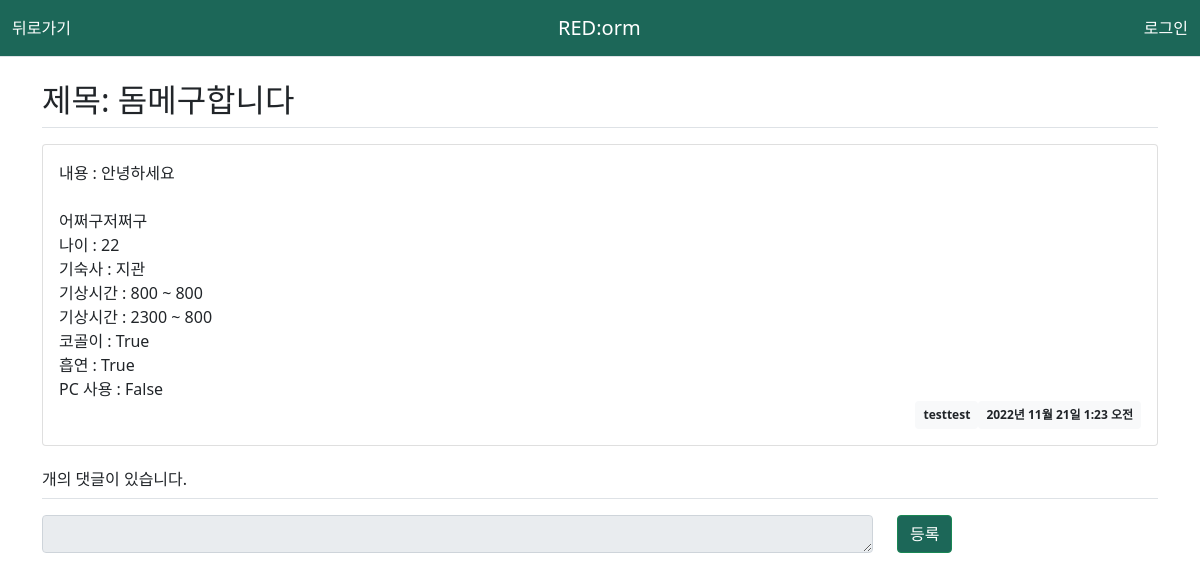
The app's page /dorms/dormmate/1/ with its own data.
### dorms/models.py (models this page shows, shortened)
class Context_dormmate(models.Model):
    writer = models.ForeignKey(User, on_delete=models.PROTECT, null=True)
    title = models.CharField(max_length = 100)
    date = models.DateTimeField()
    content = models.TextField()
    modify_date = models.DateTimeField(null=True, blank=True)
    isSnoring = models.BooleanField(null = True, blank=True)
    time_awake_1 = models.IntegerField(null = True, blank= True)
    time_awake_2 = models.IntegerField(null = True, blank= True)
    time_sleep_1 = models.IntegerField(null = True, blank= True)
    time_sleep_2 = models.IntegerField(null = True, blank= True)
    isSmoking = models.BooleanField(null = True, blank=True)
    age = models.IntegerField( null = True, blank =True)
    usingPC = models.BooleanField(null = True, blank=True)
    BD_CHOICES = (
        ("신관A", "신관A"),
        ("신관B", "신관B"),
        ("인관", "인관"),
        ("의관", "의관"),
        ("예관", "예관"),
        ("지관", "지관"),
        ("C하우스", "C하우스"),
        ("E하우스-본관", "E하우스-별관"),
        ("G하우스", "G하우스"),
        ("I하우스", "I하우스"),
        ("K하우스", "K하우스"),
        ("M하우스-A동", "M하우스-A동"),
        ("M하우스-B동", "M하우스-B동"),
        ("빅토리하우스", "빅토리하우스"),
        ("이완근관", "이완근관"),
        ("크라운빌-A동", "크라운빌-A동"),
        ("크라운빌-C동", "크라운빌-C동"),
    )
    building = models.CharField(choices=BD_CHOICES, max_length=100)

### common/models.py (models this page shows)
class User (AbstractUser) :
    name = models.CharField(max_length = 200)
    GENDER_CHOICES = (
        ("여학생", "여학생"),
        ("남학생", "남학생"),
    )
    gender = models.CharField(choices = GENDER_CHOICES, max_length = 50)
    BD_CHOICES = (
        ("신관A", "신관A"),
        ("신관B", "신관B"),
        ("인관", "인관"),
        ("의관", "의관"),
        ("예관", "예관"),
        ("지관", "지관"),
        ("C하우스", "C하우스"),
        ("E하우스-본관", "E하우스-별관"),
        ("G하우스", "G하우스"),
        ("I하우스", "I하우스"),
        ("K하우스", "K하우스"),
        ("M하우스-A동", "M하우스-A동"),
        ("M하우스-B동", "M하우스-B동"),
        ("빅토리하우스", "빅토리하우스"),
        ("이완근관", "이완근관"),
        ("크라운빌-A동", "크라운빌-A동"),
        ("크라운빌-C동", "크라운빌-C동"),
    )
    building = models.CharField(choices=BD_CHOICES, max_length=100)
    room_num = models.IntegerField(null=True)

### dorms/views.py (the view)
def dormmate_detail (request, context_id) :
    content = get_object_or_404(Context_dormmate, pk=context_id)
    context = {
        'content': content,
    }
    return render(request, 'dorms/dormmate_context_detail.html', context)

### templates/dorms/dormmate_context_detail.html (shortened to what this page needs)
{% extends './base.html' %}
{% block content %}
<nav style="background-color: #1c6758;"class="navbar border-bottom">
    <div id="d-nav" class="container-fluid">
        <ul class="navbar-nav">
            <li class="nav-item">
                <div style="color: white" class="nav-link" onClick="history.go(-1)">뒤로가기</div>
            </li>
        </ul>
        <a style="color: white" class="navbar-brand" href="{% url 'common:main' %}">RED:orm</a>
        <ul class="navbar-nav">
                    {% if user.is_authenticated %}
                        <li class="nav-item">
                            <a style="color: white" class="nav-link" href="{% url 'common:show' %}">프로필</a></li>
                    {% else %}
                        <li class="nav-item">
                            <a style="color: white" class="nav-link" href="{% url 'common:login' %}">로그인</a></li>
                    {% endif %}
        </ul>
    </div>
</nav>
{% load static %}
<link rel="stylesheet" type = "text/css" href = "{% static 'style.css' %}">
<div class="container my-3">
    <h2 class="border-bottom py-2">제목: {{ content.title }}</h2>
    <div class="card my-3">
        <div class="card-body">
            <div class="card-text" style="white-space: pre-line;">내용 : {{ content.content }}</div>
            <div class="card-text" style="white-space: pre-line;">나이 : {{ content.age }}</div>
            <div class="card-text" style="white-space: pre-line;">기숙사 : {{ content.building }}</div>
            <div class="card-text" style="white-space: pre-line;">기상시간 : {{ content.time_awake_1 }} ~ {{content.time_awake_1}}</div>
            <div class="card-text" style="white-space: pre-line;">기상시간 : {{ content.time_sleep_1 }} ~ {{content.time_sleep_2}}</div>
            <div class="card-text" style="white-space: pre-line;">코골이 : {{ content.isSnoring }}</div>
            <div class="card-text" style="white-space: pre-line;">흡연 : {{ content.isSmoking }}</div>
            <div class="card-text" style="white-space: pre-line;">PC 사용 : {{ content.usingPC }}</div>
            <div class="d-flex justify-content-end">
                <div class="badge bg-light text-dark p-2">
                    {{content.writer.username}}
                </div>
                <div class="badge bg-light text-dark p-2">
                    {{ content.date }}
                </div>
            </div>
        </div>
    </div>
    <h6 class="border-bottom my-3 py-2">{{comment_list.count}}개의 댓글이 있습니다.</h6>
    <form action="{% url 'dorms:dormmate_comment_create' content.id %}" method="post" class="my-3">
         <div class="row">
            <div class="col-9">
            <textarea {% if not user.is_authenticated %} disabled {% endif %} name = "content" id="content" class="form-control" rows="1"></textarea>
            </div>
            <div class="col-3">
                <input style="margin-top:0; background-color: #1c6758;"
                       class="btn btn-success" type="submit" value="등록">
            </div>
        </div>
    </form>
</div>
{% endblock %}

### static/style.css (style rules this page uses)
textarea { width:100%; }
input[type=submit] { margin-top:10px; }

### records on screen
Context_dormmate: title "돔메구합니다", content "안녕하세요 어쩌구저쩌구", age "22", building "지관", time_awake_1 "800", time_sleep_1 "2300", time_sleep_2 "800", isSnoring "True", isSmoking "True", usingPC "False", writer.username "testtest", date "2022년 11월 21일 1:23 오전"
